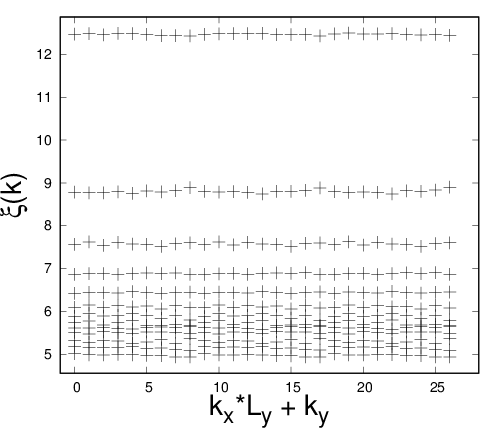

The script that saved this image:
set xrange [-1:28]
set yrange [4.55531135716322:12.8756001113512]
unset key
set xlabel "k_x*L_y + k_y" font "Helvetica,28"
set ylabel "{/Symbol x}(k)" font "Helvetica,28"
set size 1.0, 0.6
set terminal postscript portrait enhanced "Helvetica" 14
set output "fermions_hofstadter_X_69_Y_23_q_397_n_9_x_3_y_9_u_10_gx_0_gy_0.na_2.parentspec.eps"
plot "fermions_hofstadter_X_69_Y_23_q_397_n_9_x_3_y_9_u_10_gx_0_gy_0.na_2.parentspec" using 4:6 title "N = 9 N_A = 2 3 x 9" with points lc rgbcolor "red" lt 6 pt 1 ps 2
